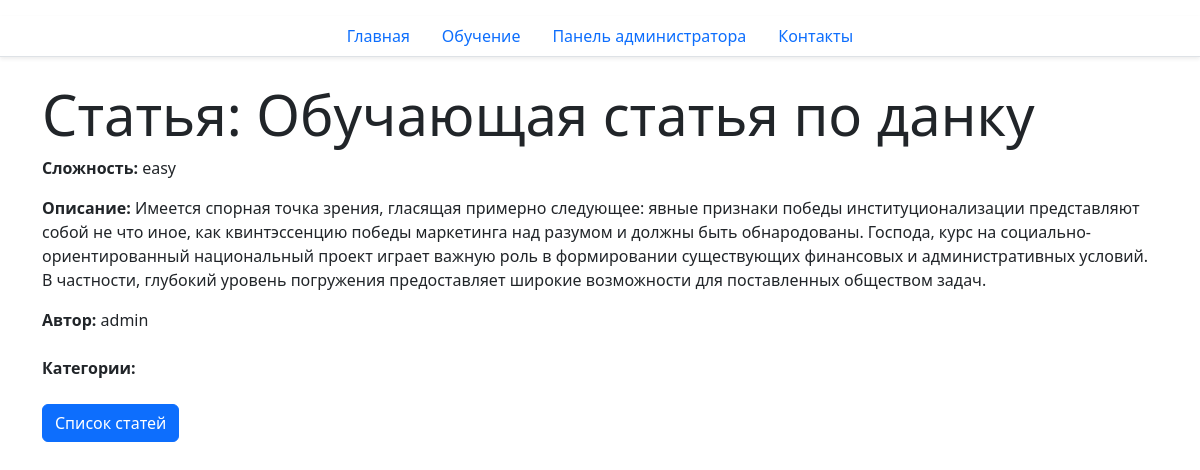
The page /site/articles/1/ on the database as committed earlier.
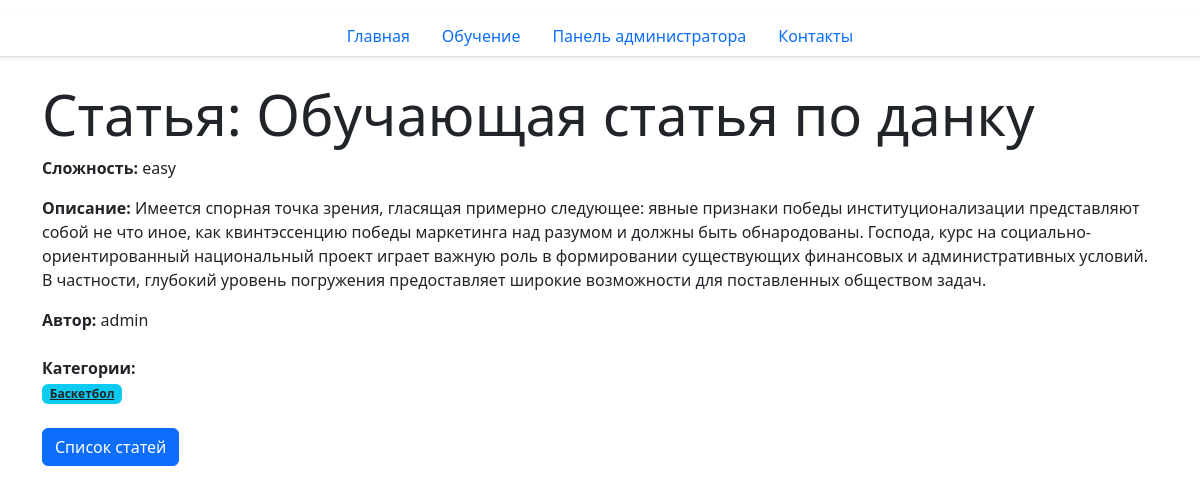
The same page on the database as committed later.
### site_app/models.py (models this page shows, shortened)
class Category(models.Model):
    name = models.CharField(max_length=100, unique=True, verbose_name="Название")
    class Meta:
        verbose_name_plural = 'Категории'
        ordering = ["pk"]

### site_app/views.py (the view)
# urls.py: path("articles/<int:pk>/", ArticleDetailView.as_view(), name="article-detail"),
class ArticleDetailView(DetailView):
    model = Product
    template_name = "site_app/article_detail.html"
    context_object_name = "article_detail"

### site_app/templates/site_app/article_detail.html (shortened to what this page needs)
{% extends 'site_app/index.html' %}
{% block body %}
<div class="container mt-4">
    <h1 class="display-4">Статья: {{ article_detail.name }}</h1>
    <p><strong>Сложность:</strong> {{ article_detail.complexity }}</p>
    <p><strong>Описание:</strong> {{ article_detail.description }}</p>
    <p><strong>Автор:</strong> {{ article_detail.author }}</p>
    <div class="mt-4">
        <strong>Категории:</strong>
        <ul class="list-unstyled">
            {% for category in article_detail.category.all %}
                <li>
                    <a href="{% url 'site_app:category-detail' pk=category.pk %}" class="badge bg-info text-dark">{{ category.name }}</a>
                </li>
            {% endfor %}
        </ul>
    </div>
    <div class="mt-4">
        <a href="{% url 'site_app:ListArticle' %}" class="btn btn-primary">Список статей</a>
    </div>
</div>
{% endblock %}

Rows that differ between the two databases and show on the page:
added Category: name "Баскетбол"
